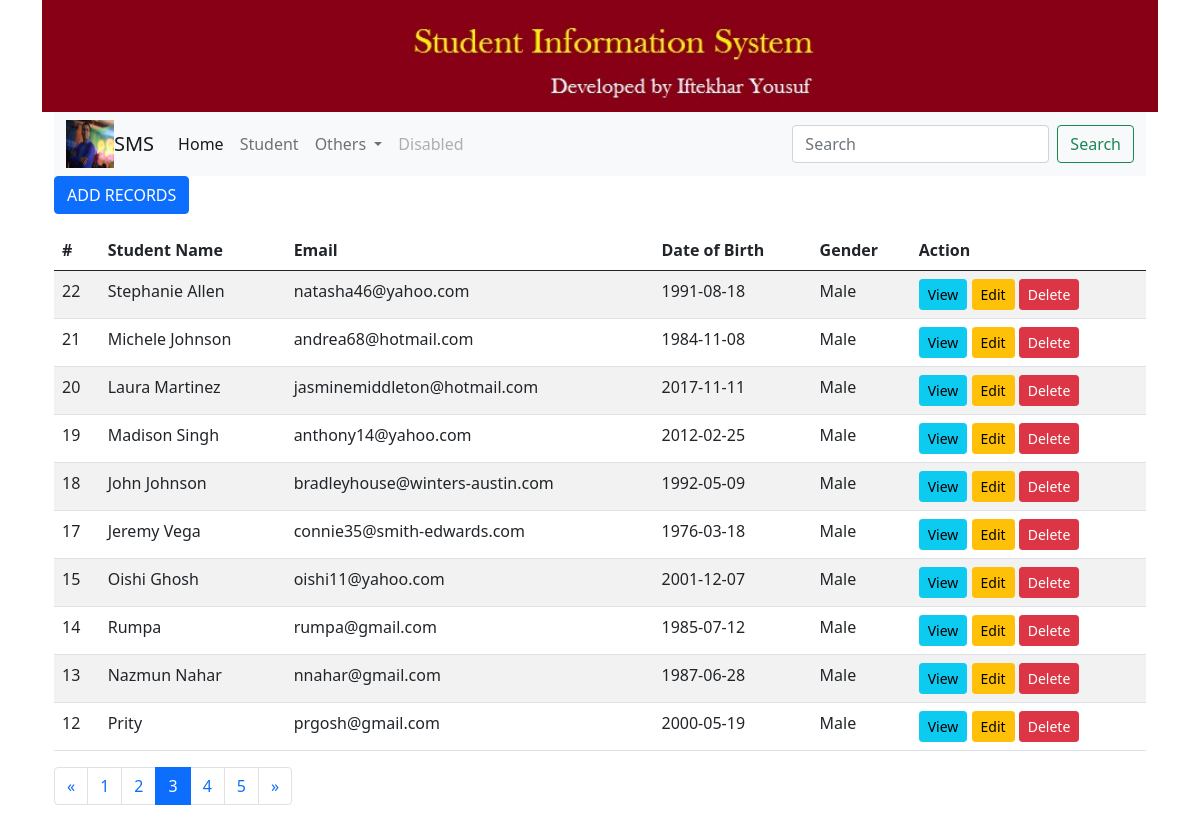
The app's page /stud/index/?page=3 with its own data.
### studentapp/models.py (models this page shows, shortened)
class Student(models.Model):
    GENDER_CHOICES=[('Male','Male'),('Female','Female'),]
    id=models.AutoField(primary_key=True)
    name=models.CharField(max_length=100)
    email=models.EmailField(unique=True,blank=True)
    dob=models.DateField(default=datetime.now,blank=True)
    gender=models.CharField(max_length=6,choices=GENDER_CHOICES,default='Male')

### studentapp/views.py (the view)
# urls.py: path('index/',views.index,name='index'),
def index(request):
    students=Student.objects.order_by('-id')
    paginator=Paginator(students,10)
    page=request.GET.get('page')
    students=paginator.get_page(page)
    context={'title':'Wellcome','students':students}
    return render(request,"student/index.html",context)

### templates/student/index.html (shortened to what this page needs)
{% extends 'base.html' %}
{% block content %}
      <a href="{% url 'create' %}" class="btn btn-primary mb-3">ADD RECORDS</a>
                <table class='table table-striped'>
                    <thead>
                        <tr class="thead-dark">
                            <th>#</th>
                            <th>Student Name</th>
                            <th>Email </th>
                            <th>Date of Birth </th>
                            <th>Gender </th>
                            <th>Action</th>
                         </tr>
                    </thead>
                    <tbody>
                        {% for std in students %}
                        <tr>
                            <td>{{ std.id}}</td>
                            <td>{{ std.name|title}}</td>
                            <td>{{std.email}} </td>
                            <td>{{std.dob|date:'Y-m-d'}} </td>
                            <td>{{ std.gender}}</td>
                            <td>
                                <a href="{% url 'details' std.id %}" class="btn btn-info btn-sm">View</a>
                                <a href="{% url 'edit' std.id %}" class="btn btn-warning btn-sm">Edit</a>
                                <a href="{% url 'delete' std.id %}" class="btn btn-danger btn-sm" onclick="return confirm('Are you sure to delete this record?');">Delete</a>
                            </td>
                         </tr>
                         {%empty%}
                         <tr>
                             <td colspan="5" class="text-center bg-warning">NO RECORDS FOUND</td>
                         </tr>
                         {% endfor %}
                    </tbody>
                </table>
                <nav aria-label="Page navigation example">
                    <ul class="pagination">
                        {% if students.has_previous %}
                      <li class="page-item">
                        <a class="page-link" href="?page={{ students.previous_page_number}}" aria-label="Previous">
                          <span aria-hidden="true">&laquo;</span>
                        </a>
                      </li>
                      {% else %}
                      <li class="page-item disabled"><a class="page-link" href="#"><span aria-hidden="true">&laquo;</span></a></li>
                      {% endif %}
                      {% for i in students.paginator.page_range %}
                      {% if students.number == i  %}
                      <li class="page-item active"><a class="page-link" href="#">{{ i }} </a></li>
                      {% else  %}
                      <li class="page-item"><a class="page-link" href="?page={{ i }}">{{ i }}</a></li>
                      {% endif %}
                      {% endfor %}
                      {% if students.has_next %}
                      <li class="page-item">
                        <a class="page-link" href="?page={{ students.next_page_number}}" aria-label="Previous">
                          <span aria-hidden="true">&raquo;</span>
                        </a>
                      </li>
                      {% else %}
                      <li class="page-item disabled"><a class="page-link" href="#"><span aria-hidden="true">&raquo;</span></a></li>
                      {% endif %}
                    </ul>
                  </nav>
        </div>
    </div>
    {% endblock %}

### records on screen
Student: id "22", name "Stephanie Allen", email "natasha46@yahoo.com", dob "1991-08-18", gender "Male"
Student: id "21", name "Michele Johnson", email "andrea68@hotmail.com", dob "1984-11-08", gender "Male"
Student: id "20", name "Laura Martinez", email "jasminemiddleton@hotmail.com", dob "2017-11-11", gender "Male"
Student: id "19", name "Madison Singh", email "anthony14@yahoo.com", dob "2012-02-25", gender "Male"
Student: id "18", name "John Johnson", email "bradleyhouse@winters-austin.com", dob "1992-05-09", gender "Male"
Student: id "17", name "Jeremy Vega", email "connie35@smith-edwards.com", dob "1976-03-18", gender "Male"
Student: id "15", name "Oishi Ghosh", email "oishi11@yahoo.com", dob "2001-12-07", gender "Male"
Student: id "14", name "Rumpa", email "rumpa@gmail.com", dob "1985-07-12", gender "Male"
Student: id "13", name "Nazmun Nahar", email "nnahar@gmail.com", dob "1987-06-28", gender "Male"
Student: id "12", name "Prity", email "prgosh@gmail.com", dob "2000-05-19", gender "Male"

### other values on screen
{{ i }} "1" "2" "4" "5"
{{ i }} "3"
